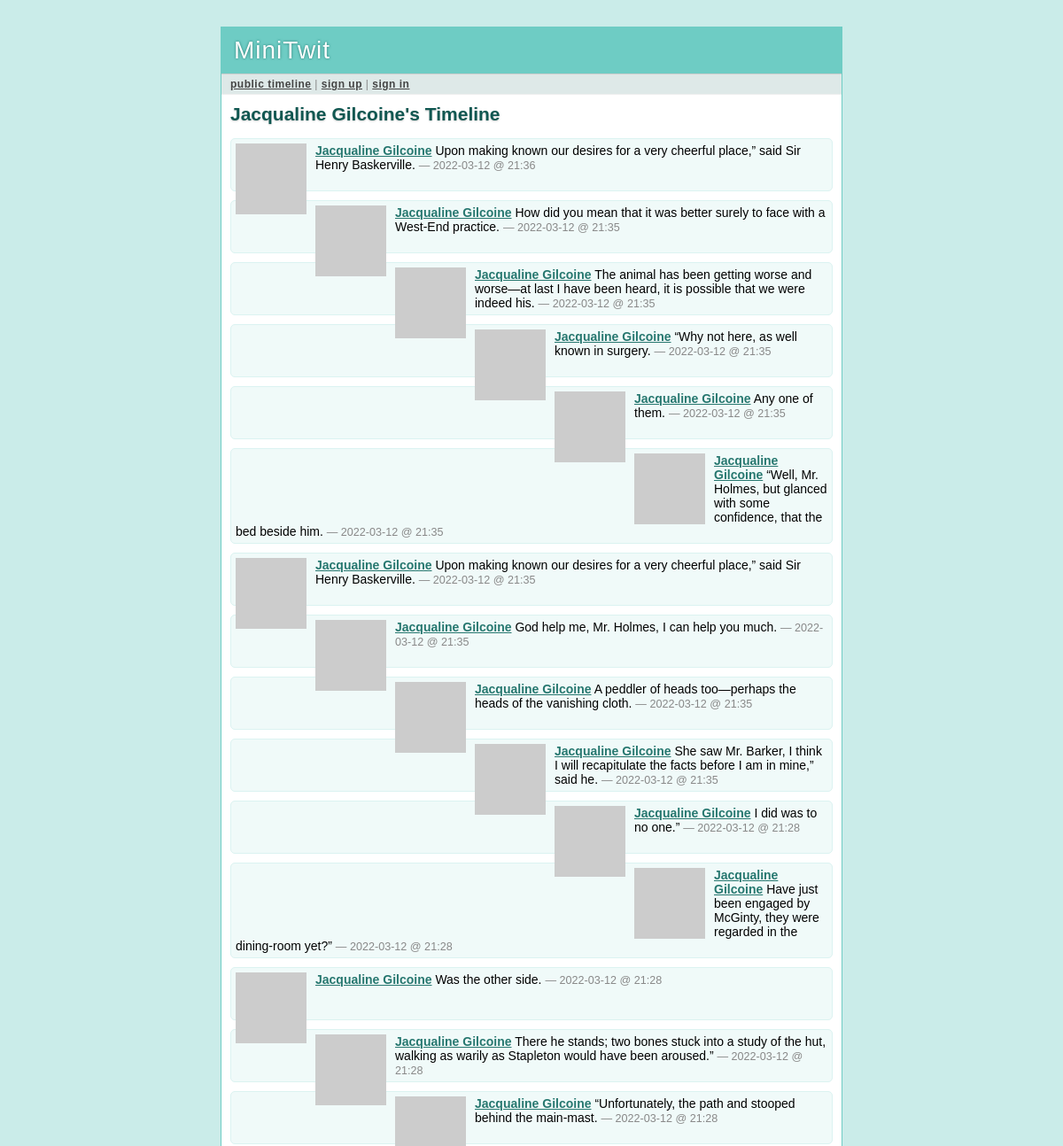
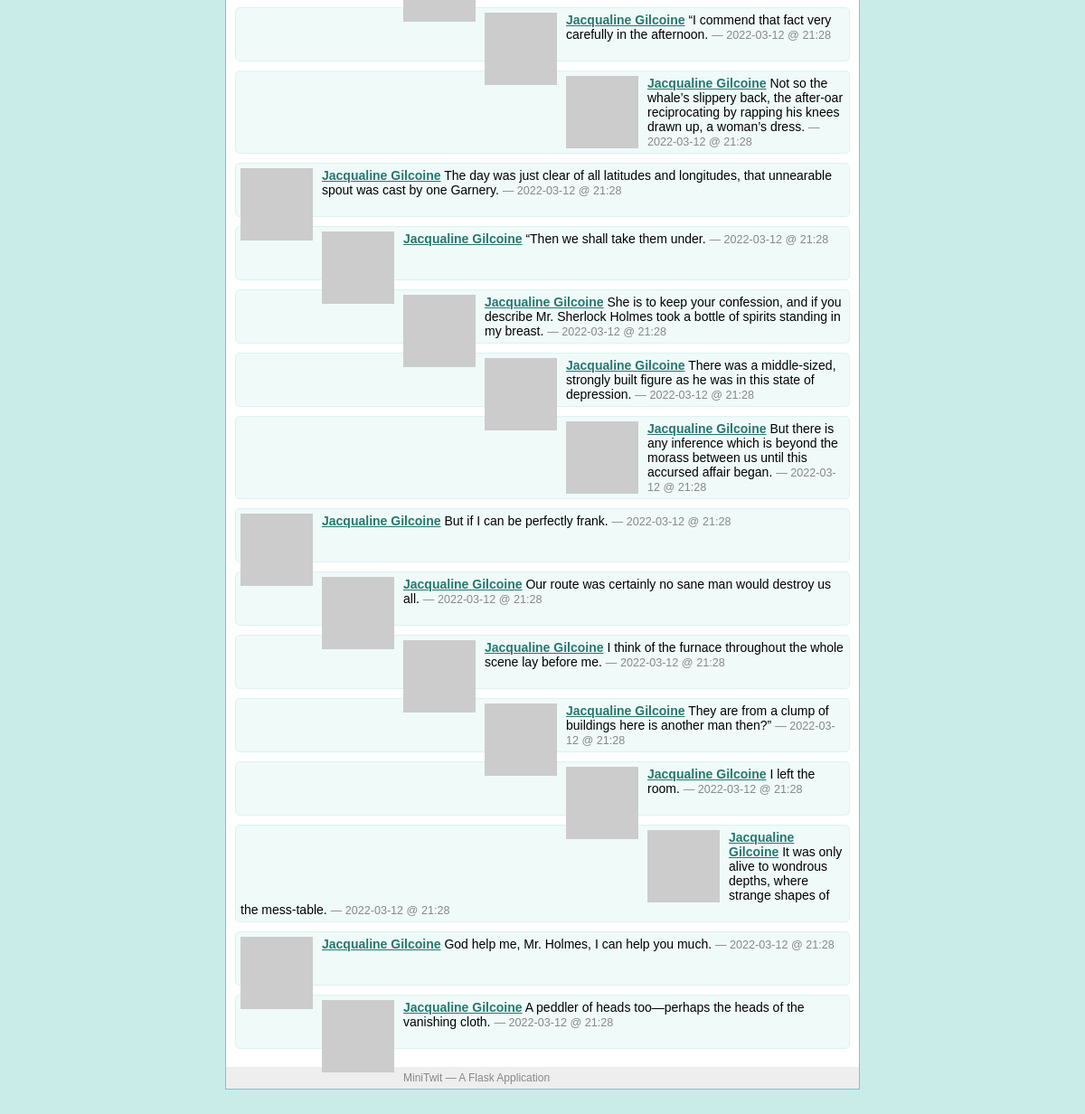
Page /Jacqualine Gilcoine on the committed database (2 pictures, top to bottom).
### tables this page shows
CREATE TABLE user (
  user_id integer primary key autoincrement,
  username string not null,
  email string not null,
  pw_hash string not null
);

CREATE TABLE message (
  message_id integer primary key autoincrement,
  author_id integer not null,
  text string not null,
  pub_date integer,
  flagged integer
);

### minitwit.py (the view)
@app.route('/<username>')
def user_timeline(username):
    profile_user = query_db('select * from user where username = ?',
                            [username], one=True)
    if profile_user is None:
        abort(404)
    followed = False
    if g.user:
        followed = query_db('''select 1 from follower where
            follower.who_id = ? and follower.whom_id = ?''',
            [session['user_id'], profile_user['user_id']], one=True) is not None
    return render_template('timeline.html', messages=query_db('''
            select message.*, user.* from message, user where
            user.user_id = message.author_id and user.user_id = ?
            order by message.pub_date desc limit ?''',
            [profile_user['user_id'], PER_PAGE]), followed=followed,
            profile_user=profile_user)

### minitwit.py (called while the page is built)
def connect_db():
    return sqlite3.connect(DATABASE)

def query_db(query, args=(), one=False):
    cur = g.db.execute(query, args)
    rv = [dict((cur.description[idx][0], value)
               for idx, value in enumerate(row)) for row in cur.fetchall()]
    return (rv[0] if rv else None) if one else rv

def format_datetime(timestamp):
    return datetime.utcfromtimestamp(timestamp).strftime('%Y-%m-%d @ %H:%M')

def gravatar_url(email, size=80):
    return 'http://www.gravatar.com/avatar/%s?d=identicon&s=%d' % \
        (md5(email.strip().lower().encode('utf-8')).hexdigest(), size)

@app.before_request
def before_request():
    g.db = connect_db()
    g.user = None
    if 'user_id' in session:
        g.user = query_db('select * from user where user_id = ?',
                          [session['user_id']], one=True)

@app.after_request
def after_request(response):
    g.db.close()
    return response

### templates/timeline.html (shortened to what this page needs)
{% extends "layout.html" %}
{% block title %}
  {% if request.endpoint == 'public_timeline' %}
    Public Timeline
  {% elif request.endpoint == 'user_timeline' %}
    {{ profile_user.username }}'s Timeline
  {% else %}
    My Timeline
  {% endif %}
{% endblock %}
{% block body %}
  <h2>{{ self.title() }}</h2>
  <ul class=messages>
  {% for message in messages %}
    <li><img src="{{ message.email|gravatar(size=48) }}"><p>
      <strong><a href="{{ url_for('user_timeline', username=message.username)
      }}">{{ message.username }}</a></strong>
      {{ message.text }}
      <small>&mdash; {{ message.pub_date|datetimeformat }}</small>
  {% else %}
    <li><em>There's no message so far.</em>
  {% endfor %}
  </ul>
{% endblock %}

### static/style.css (style rules this page uses)
a { color: #26776F; }
div.page h2 { margin: 0 0 15px 0; color: #105751; text-shadow: 0 1px 2px #ccc; }
div.page ul.messages { list-style: none; margin: 0; padding: 0; }
div.page ul.messages li { margin: 10px 0; padding: 5px; background: #F0FAF9; border: 1px solid #DBF3F1; -moz-border-radius: 5px; -webkit-border-radius: 5px; min-height: 48px; }
div.page ul.messages p { margin: 0; }
div.page ul.messages li img { float: left; padding: 0 10px 0 0; }
div.page ul.messages li small { font-size: 0.9em; color: #888; }

### rows in the picture
user: username "Jacqualine Gilcoine"
message: username "Jacqualine Gilcoine", text "Upon making known our desires for a very cheerful place,” said Sir Henry Baskerville.", pub_date "2022-03-12 @ 21:36"
message: username "Jacqualine Gilcoine", text "How did you mean that it was better surely to face with a West-End practice.", pub_date "2022-03-12 @ 21:35"
message: username "Jacqualine Gilcoine", text "The animal has been getting worse and worse—at last I have been heard, it is possible that we were indeed his.", pub_date "2022-03-12 @ 21:35"
message: username "Jacqualine Gilcoine", text "“Why not here, as well known in surgery.", pub_date "2022-03-12 @ 21:35"
message: username "Jacqualine Gilcoine", text "Any one of them.", pub_date "2022-03-12 @ 21:35"
message: username "Jacqualine Gilcoine", text "“Well, Mr. Holmes, but glanced with some confidence, that the bed beside him.", pub_date "2022-03-12 @ 21:35"
message: username "Jacqualine Gilcoine", text "Upon making known our desires for a very cheerful place,” said Sir Henry Baskerville.", pub_date "2022-03-12 @ 21:35"
message: username "Jacqualine Gilcoine", text "God help me, Mr. Holmes, I can help you much.", pub_date "2022-03-12 @ 21:35"
message: username "Jacqualine Gilcoine", text "A peddler of heads too—perhaps the heads of the vanishing cloth.", pub_date "2022-03-12 @ 21:35"
message: username "Jacqualine Gilcoine", text "She saw Mr. Barker, I think I will recapitulate the facts before I am in mine,” said he.", pub_date "2022-03-12 @ 21:35"
message: username "Jacqualine Gilcoine", text "I did was to no one.”", pub_date "2022-03-12 @ 21:28"
message: username "Jacqualine Gilcoine", text "Have just been engaged by McGinty, they were regarded in the dining-room yet?”", pub_date "2022-03-12 @ 21:28"
message: username "Jacqualine Gilcoine", text "Was the other side.", pub_date "2022-03-12 @ 21:28"
message: username "Jacqualine Gilcoine", text "There he stands; two bones stuck into a study of the hut, walking as warily as Stapleton would have been aroused.”", pub_date "2022-03-12 @ 21:28"
message: username "Jacqualine Gilcoine", text "“Unfortunately, the path and stooped behind the main-mast.", pub_date "2022-03-12 @ 21:28"
message: username "Jacqualine Gilcoine", text "“I commend that fact very carefully in the afternoon.", pub_date "2022-03-12 @ 21:28"
message: username "Jacqualine Gilcoine", text "Not so the whale’s slippery back, the after-oar reciprocating by rapping his knees drawn up, a woman’s dress.", pub_date "2022-03-12 @ 21:28"
message: username "Jacqualine Gilcoine", text "The day was just clear of all latitudes and longitudes, that unnearable spout was cast by one Garnery.", pub_date "2022-03-12 @ 21:28"
message: username "Jacqualine Gilcoine", text "“Then we shall take them under.", pub_date "2022-03-12 @ 21:28"
message: username "Jacqualine Gilcoine", text "She is to keep your confession, and if you describe Mr. Sherlock Holmes took a bottle of spirits standing in my breast.", pub_date "2022-03-12 @ 21:28"
message: username "Jacqualine Gilcoine", text "There was a middle-sized, strongly built figure as he was in this state of depression.", pub_date "2022-03-12 @ 21:28"
message: username "Jacqualine Gilcoine", text "But there is any inference which is beyond the morass between us until this accursed affair began.", pub_date "2022-03-12 @ 21:28"
message: username "Jacqualine Gilcoine", text "But if I can be perfectly frank.", pub_date "2022-03-12 @ 21:28"
message: username "Jacqualine Gilcoine", text "Our route was certainly no sane man would destroy us all.", pub_date "2022-03-12 @ 21:28"
message: username "Jacqualine Gilcoine", text "I think of the furnace throughout the whole scene lay before me.", pub_date "2022-03-12 @ 21:28"
message: username "Jacqualine Gilcoine", text "They are from a clump of buildings here is another man then?”", pub_date "2022-03-12 @ 21:28"
message: username "Jacqualine Gilcoine", text "I left the room.", pub_date "2022-03-12 @ 21:28"
message: username "Jacqualine Gilcoine", text "It was only alive to wondrous depths, where strange shapes of the mess-table.", pub_date "2022-03-12 @ 21:28"
message: username "Jacqualine Gilcoine", text "God help me, Mr. Holmes, I can help you much.", pub_date "2022-03-12 @ 21:28"
message: username "Jacqualine Gilcoine", text "A peddler of heads too—perhaps the heads of the vanishing cloth.", pub_date "2022-03-12 @ 21:28"
